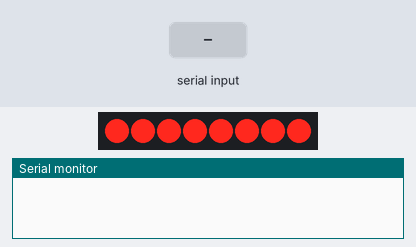
The sketch below on a simulated Arduino Uno, built with avr-gcc and run on an emulated ATmega328P. On the bench: 8 shift-register outputs drawn as a row of LEDs (first output left, lit = HIGH), the last lines printed to the serial monitor. Wiring (inferred from the names in the program): shift register (74HC595): data pin 11; shift clock pin 8; latch pin 12. Wiring (inferred from the signals the program sends): row of LEDs: on Q0, Q1, Q2, Q3, Q4, Q5, Q6, Q7. The inputs (shaded band) are chosen by the test bench.

Above: at 1.6 s.
1.7 s: "c" received over the second serial link
At 1.76 s:
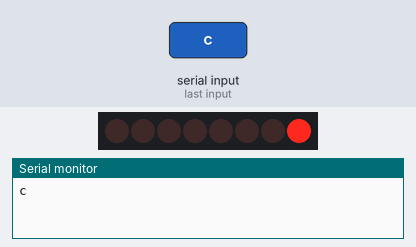
3.5 s: "d" received over the second serial link
At 3.56 s:
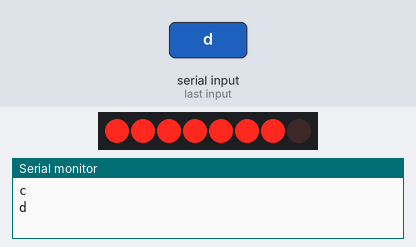
5.3 s: "b" received over the second serial link
At 6.1 s:
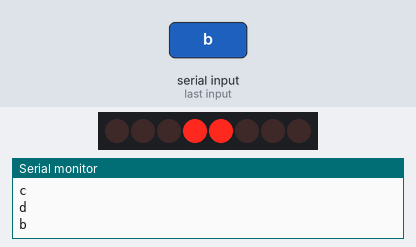
Timing chart, 0 to 14.3 s (numbered marks = the images above; inputs shaded):
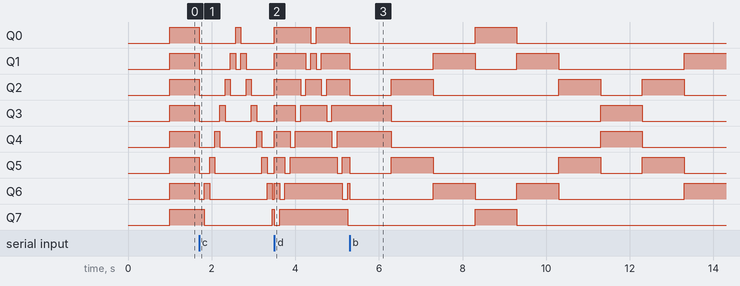

The sketch:

shift-register.ino
```cpp
#include <SoftwareSerial.h>

const int clockPin = 8;//SH_CP
const int dataPin = 11; //DS
const int latchPin = 12;//ST_CP

int spreadArray[6] = {24, 36, 66, 129, 66, 36};
int allArray[2] = {255, 0};
int sweepArray[14] = {128, 64, 32, 16, 8, 4, 2, 1, 2, 4, 8, 16, 32, 64};
int reverseSweep[14] = {127, 191, 223, 239,247,251,253, 254, 253, 251, 247, 239, 223, 191};

SoftwareSerial bluetooth(2,3);

//int curPattern;

class LightPattern{
  int curIndex = 0;
  int* pattern;
  int patternLength;
  int delayLength;
  unsigned long lastMillis;

  public:
  LightPattern(int p[] , int l, int d){
    pattern = p;
    patternLength = l;
    delayLength = d;
  }

  void resetIndex(){
    curIndex = 0;
    lastMillis = 0;
  }

  void update(){
    unsigned long currentMillis = millis();

    if(currentMillis - lastMillis >= delayLength){
      if(curIndex >= patternLength){
        curIndex = 0;
      }

      digitalWrite(latchPin,LOW);
      shiftOut(dataPin,clockPin,MSBFIRST,pattern[curIndex]);
      digitalWrite(latchPin,HIGH);

      lastMillis = millis();
      curIndex++;
    }
  }
};

LightPattern spread(spreadArray, 6, 1000);
LightPattern all(allArray, 2, 1000);
LightPattern sweep(sweepArray, 14, 125);
LightPattern reverse(reverseSweep, 14, 125);

LightPattern* curPattern;

void setup (){
  Serial.begin(9600);
  bluetooth.begin(9600);
  //set pins to output
  pinMode(latchPin,OUTPUT);
  pinMode(clockPin,OUTPUT);
  pinMode(dataPin,OUTPUT);

  //Set intial pattern
  //curPattern = 1;
  curPattern = &all;
  curPattern->resetIndex();
}

void loop(){
  if(bluetooth.available()){
    char input = bluetooth.read();
    Serial.println(input);

   if(input == 'a'){
     curPattern = &all;
     curPattern->resetIndex();
   }
   if(input == 'b'){
      curPattern = &spread;
      curPattern->resetIndex();
   }
   if(input == 'c'){
      curPattern = &sweep;
      curPattern->resetIndex();
   }
   if(input == 'd'){
      curPattern = &reverse;
      curPattern->resetIndex();
   }
  }

  curPattern->update();
}
```
